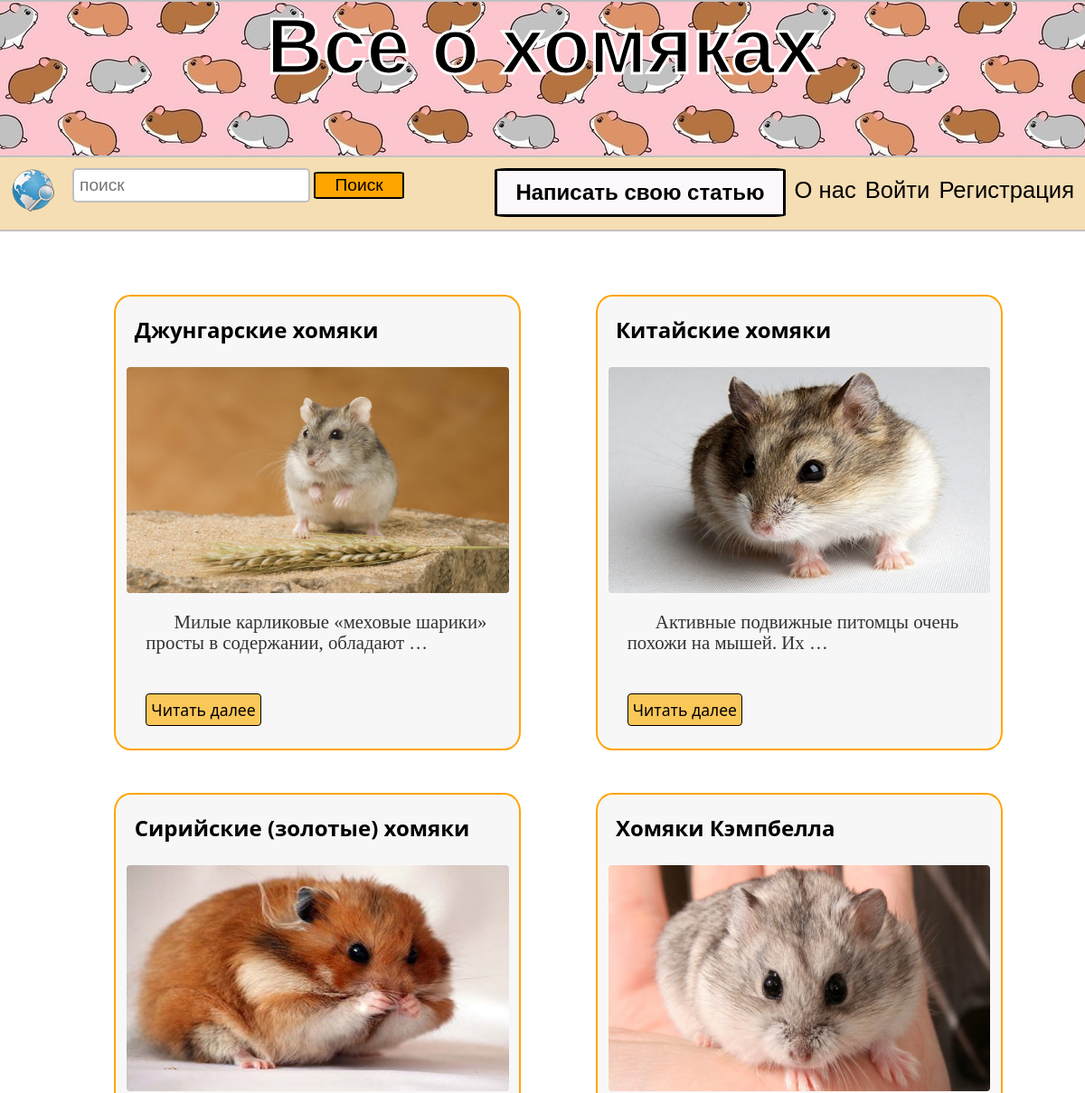
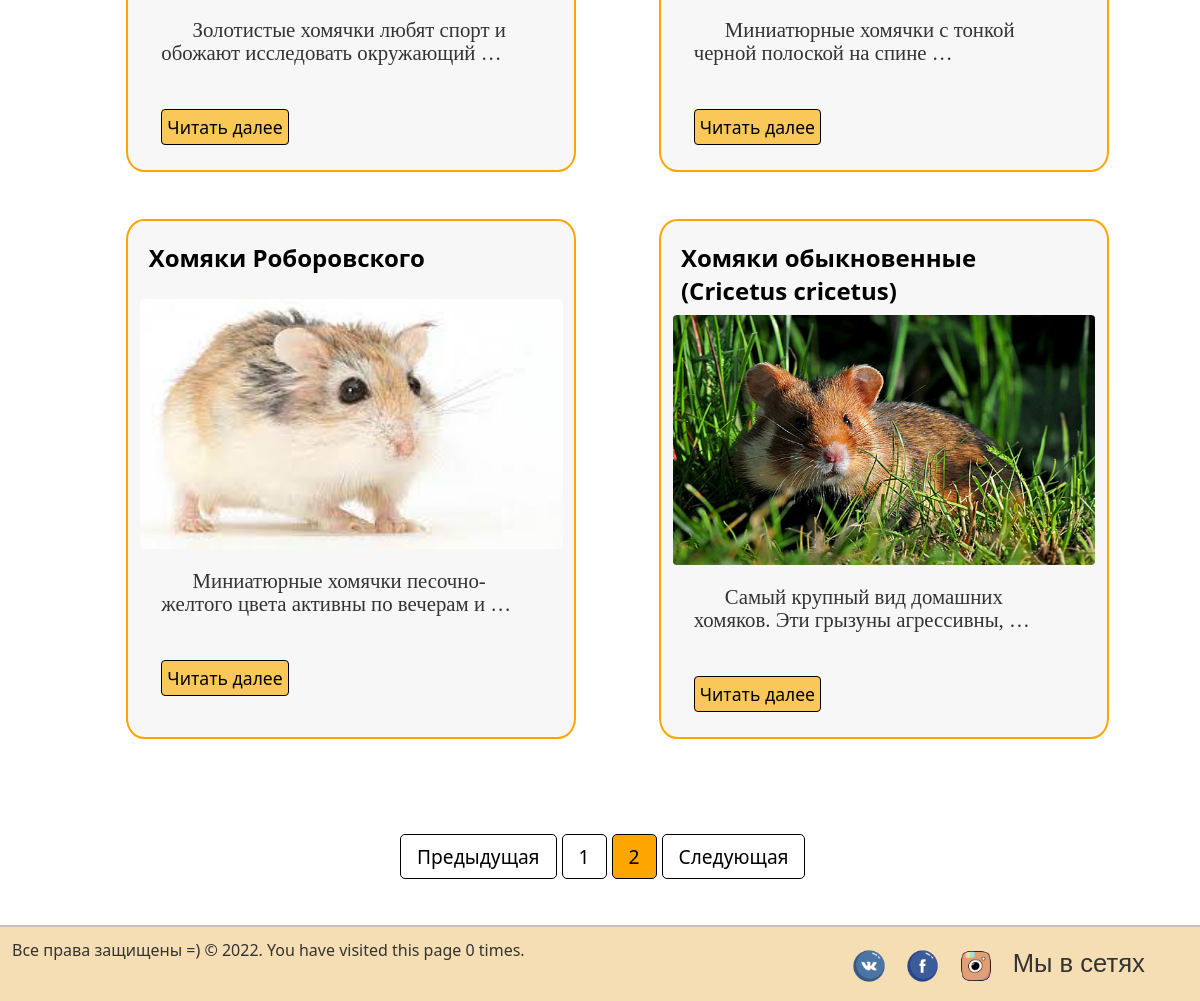
Screenshot of /?page=2 with the database file from the repository (2 pictures, top to bottom).
### myblog/models.py (models this page shows, shortened)
class Post(models.Model):
    title = models.CharField(max_length=200)
    url = models.SlugField(null=False, unique=True)
    content = models.TextField()
    image = models.ImageField()
    created_at = models.DateField(default=timezone.now)
    author = models.ForeignKey(User, on_delete=models.CASCADE)

### myblog/views.py (the view)
# urls.py: path('', MainView.as_view(), name='index'),
class MainView(View):
    def get(self, request, *args, **kwargs):
        posts = Post.objects.get_queryset().order_by('-created_at')
        paginator = Paginator(posts, 6)
        page_number = request.GET.get('page')
        page_obj = paginator.get_page(page_number)
        num_visits = request.session.get('num_visits', 0)
        request.session['num_visits'] = num_visits + 1
        return render(request, 'myblog/index.html', context={
            'page_obj': page_obj, 'num_visits':num_visits
        })

### myblog/templates/myblog/index.html (shortened to what this page needs)
{% extends './base.html' %}
{% load static %}
{% block content %}
	<div class="wrapper">
		<div class="articles">
			{% for post in page_obj %}
			<div class="article">
					<div class="content">
						<div class="title">
							<h4>{{ post.title|safe }}</h4>
						</div>
						<img src="media/{{ post.image }}" title="Humster picture">
						<p>{{ post.content|truncatewords:8 }}</p>
					</div>
					<a href="{% url 'post_detail' slug=post.url %}">Читать далее</a>
			</div>
			{% endfor %}
		</div>
	</div>
	{% endblock content %}
{% block pagination %}
    <div class="pagin_div">
        <nav class="pagination">
        <ul class="pagination">
            {% if page_obj.has_previous %}
                <a class="" href="?page={{ page_obj.previous_page_number }}" tabindex="-1">Предыдущая</a>
            {% else %}
                <li><a href="#" tabindex="-1">Предыдущая</a></li>
            {% endif %}
            {% for i in page_obj.paginator.page_range %}
                {% if i == page_obj.number %}
                    <li><a href="?page={{ i }}" class="sr-only">{{ i }}</a></li>
                {% else %}
                    <li><a href="?page={{ i }}" >{{ i }}</a></li>
                {% endif %}
            {% endfor %}
        {% if page_obj.has_next %}
            <a class="next" href="?page={{ page_obj.next_page_number }}">Следующая</a>
        {% else %}
            <li class="next"><a href="#">Следующая</a></li>
        {% endif %}
        </ul>
    </nav>
    </div>
    <br>
{% endblock %}

### myblog/static/css/style.css (style rules this page uses)
* { margin: 0; padding: 0; outline: none; }
html { height: 100%; }
body { width: 100%; height: 100%; color: #333; background-color: f7f7f7; font-size: 1em; font-family: "Segoe UI", sans-serif; }
a { color: black; text-decoration: none; transition: all.6s ease; -moz-transition: all.6s ease; }
.wrapper { margin-top: 3%; padding: 1%; margin-bottom: 3%; }
.wrapper .articles { width: 100%; margin: 0px 2%; margin-left: auto; margin-right: auto; display: flex; justify-content: center; flex-wrap: wrap; }
li { list-style-type: none; }
.wrapper .articles .article { margin: 1%; width: 450px; border: 2px solid orange; padding: 1%; box-sizing: border-box; border-radius: 4%; background-color: #F8F7F7; height: auto; }
.wrapper .articles .article img { width: 100%; height: 250px; border-radius: 4px 4px 4px 4px; margin-bottom: 10px; }
.wrapper .articles .article p { margin-left: 5%; width: 90%; text-indent: 1.5em; padding-top: 6px; font-family: Verdana fantasy; line-height: 110%; font-size: 1.3em; min-height: 90px; }
.wrapper .articles .article .content .title { font-weight: normal; font-size: 1.5em; color: black; margin: 2%; min-height: 50px; }
.wrapper .articles .article a { padding: 5px; background-color: #FAC759; margin-left: 5%; margin-bottom: 3%; border-radius: 4px; float: left; border: 1px solid black; font-size: 1.1em; }
.pagin_div { width: 400px; margin-left: auto; margin-right: auto; padding-top: 2%; padding-bottom: 2%; }
.pagination { display: flex; column-gap: 5px; }
.pagination a { color: black; float: left; padding: 8px 16px; text-decoration: none; border: 1px solid black; border-radius: 5px; font-size: 1.2em; }
.pagination .sr-only { background: orange; }
@media (max-width: 1200px) { .wrapper .articles .article { margin: 2% 2% 2% 5%; } }

### rows the page displays
Post: title "Джунгарские хомяки", image (picture), content "Милые карликовые «меховые шарики» просты в содержании, обладают …"
Post: title "Китайские хомяки", image (picture), content "Активные подвижные питомцы очень похожи на мышей. Их …"
Post: title "Сирийские (золотые) хомяки", image (picture), content "Золотистые хомячки любят спорт и обожают исследовать окружающий …"
Post: title "Хомяки Кэмпбелла", image (picture), content "Миниатюрные хомячки с тонкой черной полоской на спине …"
Post: title "Хомяки Роборовского", image (picture), content "Миниатюрные хомячки песочно-желтого цвета активны по вечерам и …"
Post: title "Хомяки обыкновенные (Cricetus cricetus)", image (picture), content "Самый крупный вид домашних хомяков. Эти грызуны агрессивны, …"

### other values shown
{{ i }} "1"
{{ i }} "2"
{{ num_visits }} "0"
